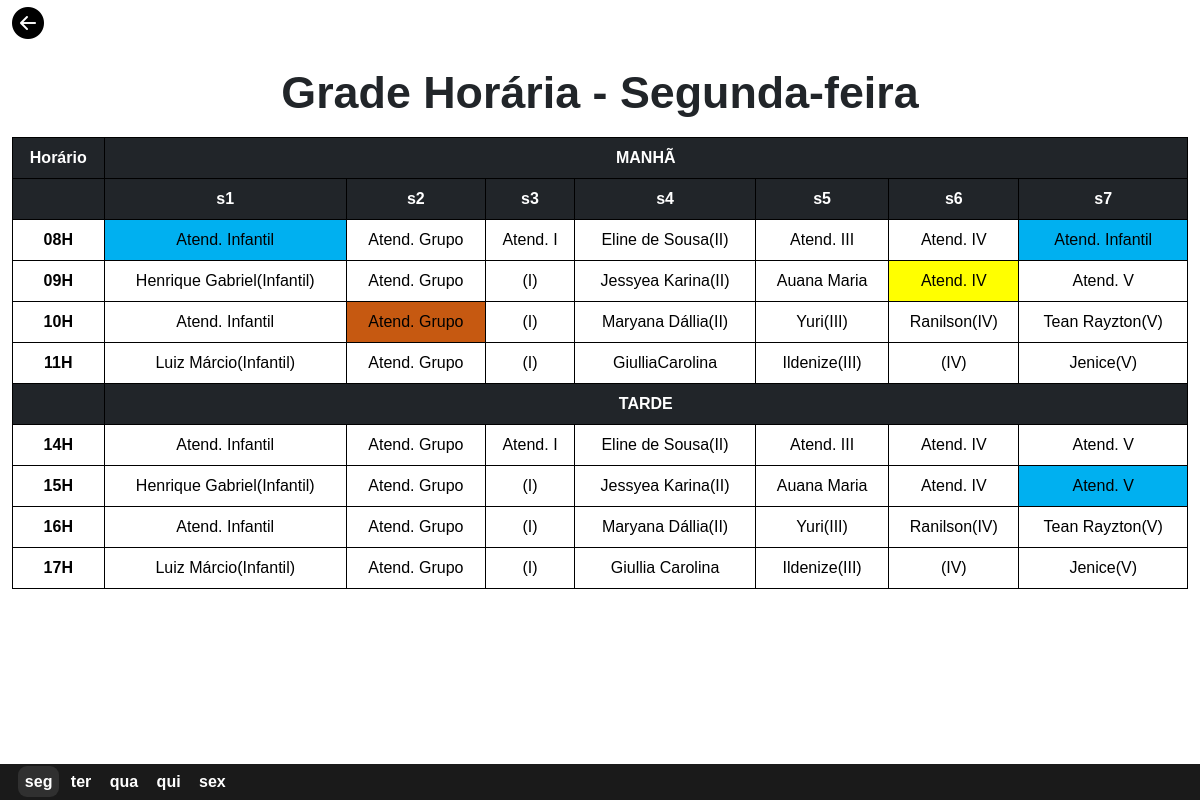
Page /admin/pages/reservar-sala-segunda.php on the earlier database version.
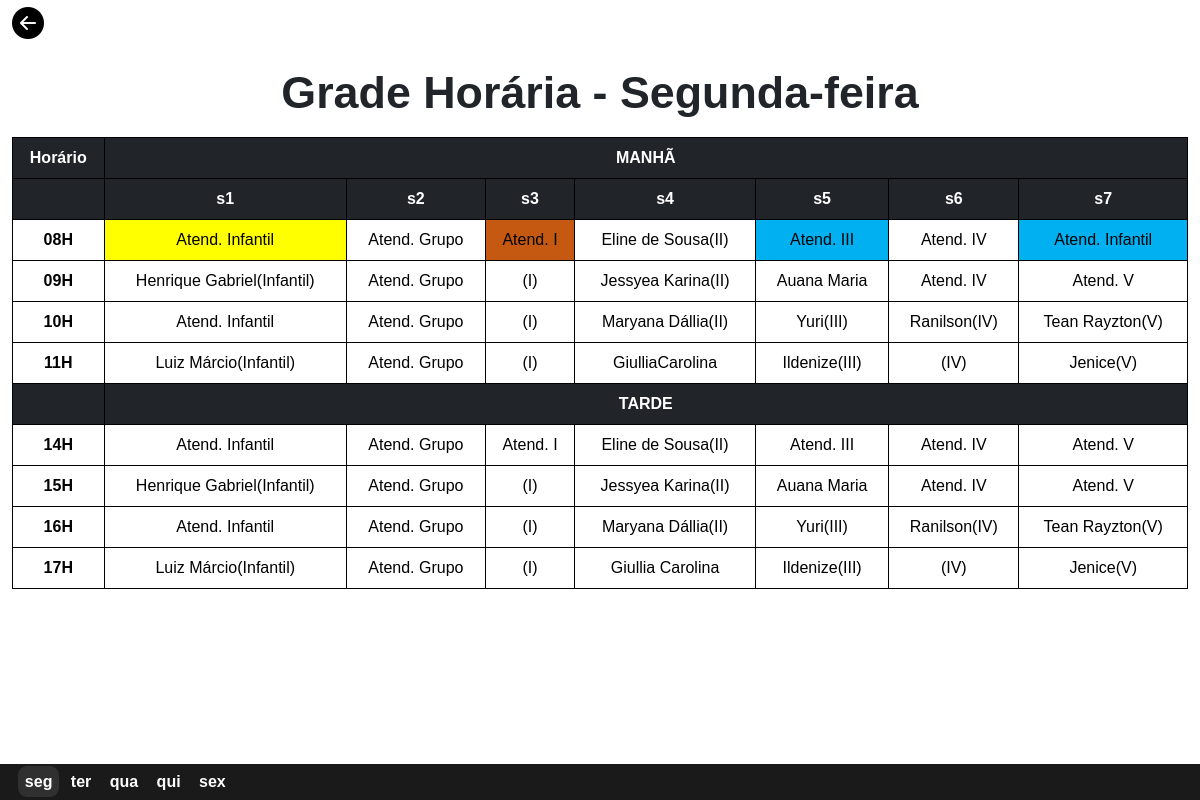
Same page on the later database version.
### admin/pages/reservar-sala-segunda.php (the view, shortened to what this page needs)
<?php
include('../../db/conexao.php');
?>
<!DOCTYPE html>
<html lang="en">
<head>
    <link href="https://cdn.jsdelivr.net/npm/bootstrap@5.3.3/dist/css/bootstrap.min.css" rel="stylesheet">
    <link rel="stylesheet" href="https://cdn.jsdelivr.net/npm/bootstrap-icons@1.10.5/font/bootstrap-icons.css">
</head>
<body>
    <div class="container-fluid divForm">
        <div class="divVoltar">
            <a href="../index.php"><i class="bi bi-arrow-left-circle-fill" id="iconeVoltar"></i></a>
        </div>
        <h2>Grade Horária - Segunda-feira</h2>
        <table class="table">
            <form action="" method="post">
                <thead class="table-dark">
                    <tr>
                        <th>Horário</th>
                        <th colspan="7">MANHÃ</th>
                    </tr>
                    <tr>
                        <th></th>
                        <th>s1</th>
                        <th>s2</th>
                        <th>s3</th>
                        <th>s4</th>
                        <th>s5</th>
                        <th>s6</th>
                        <th>s7</th>
                    </tr>
                </thead>
                <tbody>
                    <?php
                        $sql_horario = "SELECT id, horario from tbl_horario_sala ORDER BY id";
                        $result_horario = mysqli_query($mysqli, $sql_horario);
                        while($row_horario = mysqli_fetch_assoc($result_horario)) {
                            $horario_da_sala = $row_horario['horario'];
                    ?>
                    <tr>
                        <?php
                            if($horario_da_sala == '14H') {
                                echo "
                                </tbody>
                                    <thead class='table-dark'>
                                        <tr>
                                            <th></th>
                                            <th class='tarde' colspan='8'>TARDE</th>
                                        </tr>
                                    </thead>
                                <tbody>
                                ";
                            }
                        ?>
                        <th><?php echo $row_horario['horario'] ?></th>
                            <?php
                                $sql_sala_reserva = "SELECT s.id, s.sala, s.sala_cod, st.status
                                                    FROM tbl_sala_reservada s
                                                    INNER JOIN tbl_horario_sala h ON s.id_horario = h.id
                                                    INNER JOIN tbl_status_sala st ON s.id_status = st.id
                                                    WHERE h.horario = '$horario_da_sala' && s.id_semana = 1
                                                    ORDER BY s.id;
                                                    ";
                                $result_reserva = mysqli_query($mysqli, $sql_sala_reserva);
                                while($row = mysqli_fetch_assoc($result_reserva)) {
                            ?>
                            <td
                            name="<?php echo $row['sala_cod'] ?>"
                                    id="<?php echo $row['sala_cod'] ?>"
                                    class="<?php echo $row['status'] ?>"
                            >
                            <?php echo $row['sala'] ?>
                            </td>
                            <?php
                              }
                            ?>
                            <tr>
                            <?php
                                }
                            ?>
                    </tr>
                </tbody>
            </form>
        </table>
    </div>
    <footer class="container-fluid">
        <nav>
            <a href="reservar-sala-segunda.php" id="selected">seg</a>
            <a href="reservar-sala-terca.php">ter</a>
            <a href="reservar-sala-quarta.php">qua</a>
            <a href="reservar-sala-quinta.php">qui</a>
            <a href="reservar-sala-sexta.php">sex</a>
        </nav>
    </footer>
</body>
</html>

Differences in the rows shown:
changed tbl_sala_reservada (number 1 of 56 on the later page): id_status 4 → 1 (drawn)
changed tbl_sala_reservada (number 3 of 56 on the later page): id_status 5 → 3 (drawn)
changed tbl_sala_reservada (number 5 of 56 on the later page): id_status 5 → 4 (drawn)
changed tbl_sala_reservada (number 13 of 56 on the later page): id_status 1 → 2 (drawn)
changed tbl_sala_reservada (number 16 of 56 on the later page): id_status 3 → 2 (drawn)
changed tbl_sala_reservada (number 42 of 56 on the later page): id_status 4 → 2 (drawn)
